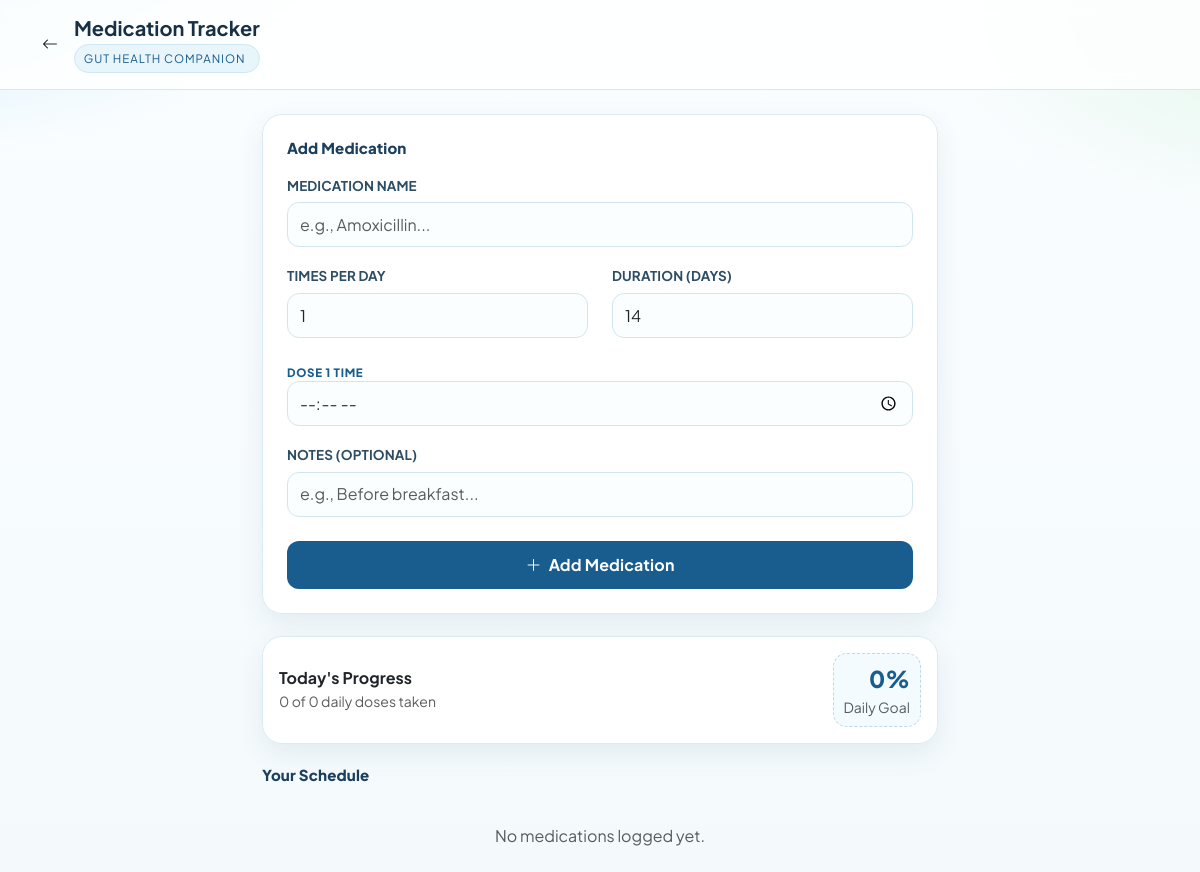
/view_meds (signed in), run on an earlier commit of the app's database.
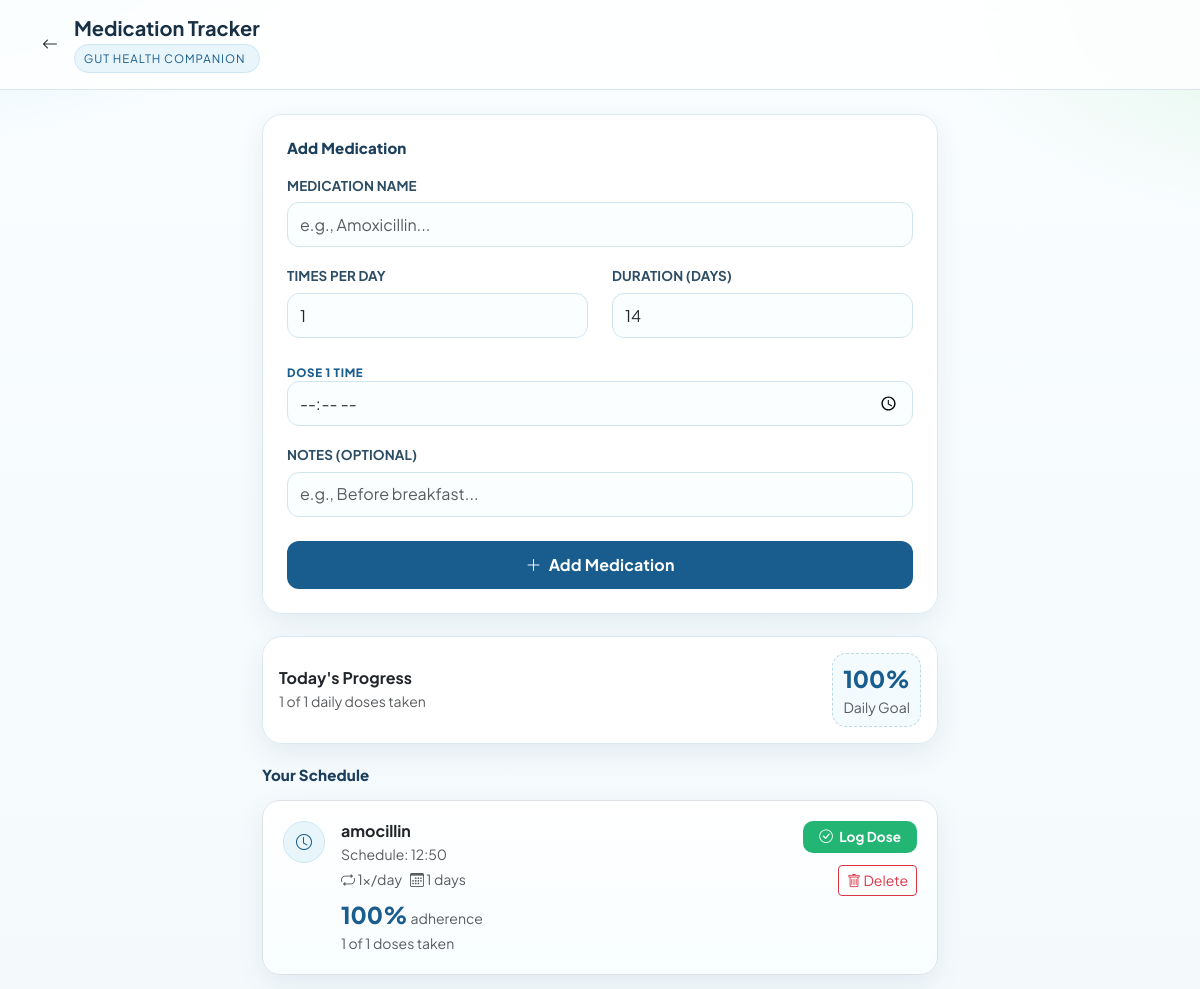
And on a later commit of the database.
### tables this page shows
CREATE TABLE medications (
            id INTEGER PRIMARY KEY AUTOINCREMENT,
            user_id INTEGER,
            name TEXT NOT NULL,
            dosage TEXT,
            time TEXT NOT NULL,
            times_per_day INTEGER DEFAULT 1,
            duration_days INTEGER DEFAULT 14,
            instructions TEXT,
            taken_today INTEGER DEFAULT 0,
            last_taken_date TEXT, total_taken INTEGER DEFAULT 0,
            FOREIGN KEY(user_id) REFERENCES users(id)
        );

### app.py (the view)
@app.route("/view_meds")
def view_meds():
    if not is_logged_in():
        return redirect(url_for("login"))
    with get_db() as conn:
        meds = conn.execute("SELECT * FROM medications WHERE user_id = ? ORDER BY id DESC", (session["user_id"],)).fetchall()
    return render_template("view_meds.html", meds=meds)

### app.py (called while the page is built)
@contextmanager
def get_db():
    conn = sqlite3.connect(DB_PATH)
    conn.row_factory = sqlite3.Row
    try:
        yield conn
        conn.commit()
    except Exception as e:
        conn.rollback()
        logging.error(f"Database Error: {e}")
        raise
    finally:
        conn.close()

def is_logged_in():
    return "user_id" in session

### templates/view_meds.html (shortened to what this page needs)
<!DOCTYPE html>
<html lang="en">
<head>
    <link href="https://cdn.jsdelivr.net/npm/bootstrap@5.3.0/dist/css/bootstrap.min.css" rel="stylesheet">
    <link rel="stylesheet" href="https://cdn.jsdelivr.net/npm/bootstrap-icons@1.10.5/font/bootstrap-icons.css">
</head>
<body>
<div class="header-nav mb-4">
    <div class="container d-flex align-items-center">
        <a href="/" class="text-dark me-3"><i class="bi bi-arrow-left"></i></a>
        <div>
            <h1 class="h5 mb-0 fw-bold">Medication Tracker</h1>
            <div class="brand-pill mt-1">Gut Health Companion</div>
        </div>
    </div>
</div>
<div class="container" style="max-width: 700px;">
    <div class="card p-4 fade-in-up">
        <h2 class="section-title">Add Medication</h2>
        <form action="/add_med" method="POST">
            <div class="mb-3">
                <label class="form-label">Medication Name</label>
                <input type="text" name="name" class="form-control" placeholder="e.g., Amoxicillin..." required>
            </div>
            <div class="row">
                <div class="col-6 mb-3">
                    <label class="form-label">Times Per Day</label>
                    <input type="number" id="times_per_day" name="times_per_day" class="form-control" value="1" min="1" max="6" oninput="generateTimeInputs()">
                </div>
                <div class="col-6 mb-3">
                    <label class="form-label">Duration (Days)</label>
                    <input type="number" name="duration_days" class="form-control" value="14" min="1">
                </div>
            </div>
            <div id="time-inputs-container" class="mb-3">
                <div class="time-slot-label">Dose 1 Time</div>
                <input type="time" name="time" class="form-control" required>
            </div>
            <div class="mb-4">
                <label class="form-label">Notes (Optional)</label>
                <input type="text" name="instructions" class="form-control" placeholder="e.g., Before breakfast...">
            </div>
            <button type="submit" class="btn btn-primary-gh w-100 text-white">
                <i class="bi bi-plus-lg me-1"></i> Add Medication
            </button>
        </form>
    </div>
    <div class="card p-3 fade-in-up">
        <div class="d-flex justify-content-between align-items-center">
            {% set taken = meds|sum(attribute='taken_today') %}
            {% set total = meds|sum(attribute='times_per_day') %}
            <div>
                <h3 class="h6 fw-bold mb-1">Today's Progress</h3>
                <p class="small text-muted mb-0">
                    {{ taken }} of {{ total }} daily doses taken
                </p>
            </div>
            <div class="text-end progress-shell">
                {% set percent = (taken / total * 100)|int if total > 0 else 0 %}
                <span class="percentage-text">{{ percent }}%</span>
                <div class="small text-muted">Daily Goal</div>
            </div>
        </div>
    </div>
    <h2 class="section-title mb-3">Your Schedule</h2>
    {% if meds %}
        {% for med in meds %}
        {% set med_total = med.times_per_day * med.duration_days %}
        {% set med_percent = (med.total_taken / med_total * 100)|int if med_total > 0 else 0 %}
        <div class="card med-card border fade-in-up">
            <div class="d-flex justify-content-between align-items-start">
                <div class="d-flex gap-3">
                    <div class="med-time-icon"><i class="bi bi-clock"></i></div>
                    <div>
                        <h4 class="h6 fw-bold mb-1">{{ med.name }}</h4>
                        <div class="small text-muted mb-1">Schedule: {{ med.time }}</div>
                        <div class="d-flex gap-2 small text-muted">
                            <span><i class="bi bi-repeat"></i> {{ med.times_per_day }}x/day</span>
                            <span><i class="bi bi-calendar3"></i> {{ med.duration_days }} days</span>
                        </div>
                        <div class="mt-2">
                            <span class="percentage-text">{{ med_percent }}%</span>
                            <span class="small text-muted">adherence</span>
                        </div>
                        <div class="small text-muted">{{ med.total_taken }} of {{ med_total }} doses taken</div>
                    </div>
                </div>
                <div class="d-flex flex-column align-items-end gap-2">
                    <form action="/mark_taken/{{ med.id }}" method="POST" class="mb-1">
                        <button type="submit" class="btn btn-success-gh text-white px-3">
                            <i class="bi bi-check-circle me-1"></i> Log Dose
                        </button>
                    </form>
                    <form action="/delete_med/{{ med.id }}" method="POST" onsubmit="return confirm('Delete this medication?');">
                        <button type="submit" class="btn btn-outline-danger btn-sm px-2"><i class="bi bi-trash"></i> Delete</button>
                    </form>
                </div>
            </div>
        </div>
        {% endfor %}
    {% else %}
        <div class="text-center py-4 text-muted">No medications logged yet.</div>
    {% endif %}
</div>
</body>
</html>

### templates/view_meds.html (style rules this page uses)
:root { --gh-blue: #195d8f; --gh-blue-2: #1d4f7d; --gh-green: #22b573; --gh-ink: #183045; --gh-soft: #e8f6fb; --gh-bg: #f4fafc; }
body { background: radial-gradient(60rem 28rem at -12% -10%, #c8eef9 0%, transparent 55%), radial-gradient(45rem 26rem at 108% 0%, #dff6e8 0%, transparent 52%), linear-gradient(180deg, #fafdff 0%, var(--gh-bg) 100%); font-family: 'Plus Jakarta Sans', sans-serif; color: var(--gh-ink); min-height: 100vh; }
.header-nav { background: rgba(255, 255, 255, 0.82); border-bottom: 1px solid #d9e8ef; padding: 16px 0; backdrop-filter: blur(10px); position: sticky; top: 0; z-index: 20; }
.brand-pill { font-size: 0.72rem; letter-spacing: 0.08em; text-transform: uppercase; color: var(--gh-blue); background: #e8f5fb; border: 1px solid #cde7f3; padding: 0.3rem 0.55rem; border-radius: 999px; }
.card { border-radius: 20px; border: 1px solid #dbeaf1; box-shadow: 0 10px 28px rgba(19, 70, 105, 0.08); margin-bottom: 22px; background: rgba(255, 255, 255, 0.95); }
.section-title { font-size: 0.94rem; font-weight: 800; letter-spacing: 0.01em; margin-bottom: 1rem; color: #1b3f5d; }
.form-label { font-weight: 700; color: #2d4d64; font-size: 0.84rem; letter-spacing: 0.01em; text-transform: uppercase; margin-bottom: 0.4rem; }
.form-control { border-radius: 12px; border: 1px solid #d1e5ef; background: #fbfeff; min-height: 45px; }
.btn-primary-gh { background-color: var(--gh-blue); border: none; color: #fff; padding: 12px; border-radius: 12px; font-weight: 700; letter-spacing: 0.01em; transition: transform 0.18s ease, background-color 0.2s ease, box-shadow 0.2s ease; }
.btn-success-gh { background-color: var(--gh-green); border: none; border-radius: 10px; font-size: 0.85rem; font-weight: 700; transition: transform 0.18s ease, filter 0.18s ease; }
.med-card { border-radius: 18px; padding: 20px; background: linear-gradient(180deg, #ffffff 0%, #f8fdff 100%); margin-bottom: 14px; transition: transform 0.2s ease, box-shadow 0.2s ease; }
.med-time-icon { background: var(--gh-soft); color: var(--gh-blue); width: 42px; height: 42px; border-radius: 50%; display: flex; align-items: center; justify-content: center; border: 1px solid #cee8f4; }
.percentage-text { font-size: 1.45rem; font-weight: 800; color: var(--gh-blue); }
.time-slot-label { font-size: 0.72rem; color: var(--gh-blue); font-weight: 800; text-transform: uppercase; margin-top: 10px; letter-spacing: 0.06em; }
.progress-shell { border: 1px dashed #bcd9e7; border-radius: 14px; padding: 8px 10px; background: #f4fbff; }
.fade-in-up { animation: fadeInUp 0.45s ease both; }

What changed in the data, as far as the page shows it:
added medications: name "amocillin", time "12:50", times_per_day "1", duration_days "1", med_percent "100", total_taken "1", med_total "1"
Also different on the page:
{{ taken }}: "0" → "1"
{{ total }}: "0" → "1"
{{ percent }}: "0" → "100"
text no longer shown: "No medications logged yet."
